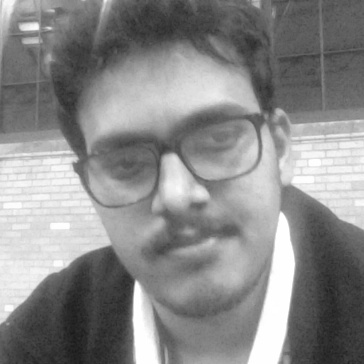
#> input picture python-ardrone/dataset/face-1.19.jpg, 364 x 364 px, given in place of the camera
$ jupyter execute Untitled.ipynb   (shell and % lines are left out)   (older library calls are emulated)
#> lines starting #> are read from the running program, lines starting #| are printed output that depends on the picture; after the words box and inside, x2 and y2 are one past the last pixel; in counts of white or black regions, pixels touching at a corner belong together
[cell 1]
import cv2
import os

[cell 2]
cam = cv2.VideoCapture(-1)
cam.open(0)

detector=cv2.CascadeClassifier('face.xml')
i=0
offset=50
type(cam)
print(cam.read())

[cell 3]
name=input('enter your id')
#> the answer given: dataset/face-1.19.jpg

[cell 4]
while(cam.isOpened()):
    ret, im =cam.read()
#> im is the input picture: shape (364, 364, 3); min 25, max 255, mean 137.7
    path = '/home/kshea/Projects/Drone/python-ardrone/dataset'


    gray=cv2.cvtColor(im,cv2.COLOR_BGR2GRAY)
    faces=detector.detectMultiScale(gray, scaleFactor=1.2, minNeighbors=5, minSize=(100, 100), flags=cv2.CASCADE_SCALE_IMAGE)
#> faces = [[54, 55, 246, 246]]
    for(x,y,w,h) in faces:
        i=i+1
        cv2.imwrite(os.path.join(path , "face-"+name +'.'+ str(i) + ".jpg"), gray[y-offset:y+h+offset,x-offset:x+w+offset])
        cv2.rectangle(im,(x-50,y-50),(x+w+50,y+h+50),(225,0,0),2)
        cv2.imshow('im',im[y-offset:y+h+offset,x-offset:x+w+offset])
        cv2.waitKey(1000)
#> this loop made 1 pass
#> (x, y, w, h, i) on pass 1: (54, 55, 246, 246, 1)
#> pass 1, `cv2.imwrite(os.path.join(path , "face-"+name +'.'+ str(i) + ".jpg"), g..`:
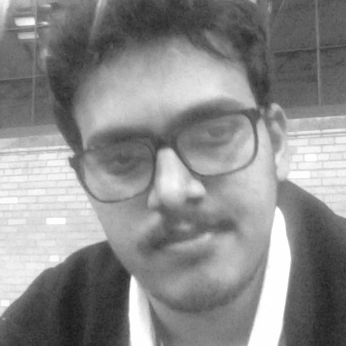
#> saved as face-1.19.jpg.1.jpg: shape (346, 346); min 26, max 255, mean 139
#> pass 1, `cv2.imshow('im',im[y-offset:y+h+offset,x-offset:x+w+offset])`:
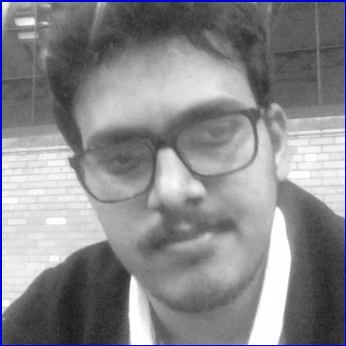
#> window 'im': shape (346, 346, 3); mean B, G, R 140.5, 136.6, 136.6
#> after the loop:
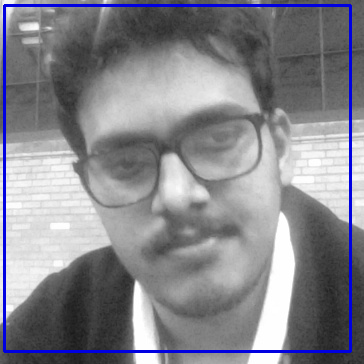
#> im: shape (364, 364, 3); 3.13% of pixels changed, all inside (x1, y1, x2, y2) = (3, 4, 352, 353)
#> after the loop, i = 1
    if i>50:
        cam.release()
        cv2.destroyAllWindows()
        break

$ run again, on python-ardrone/dataset/face-1.21.jpg
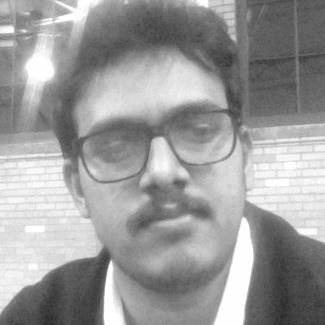
#> input picture python-ardrone/dataset/face-1.21.jpg, 325 x 325 px, given in place of the camera
#> im is the input picture: shape (325, 325, 3); min 41, max 255, mean 154.7
#> faces = [[50, 49, 217, 217]]
#> the loop `for(x,y,w,h) in faces:` made 1 pass
#> (x, y, w, h, i) on pass 1: (50, 49, 217, 217, 1)
#> after the loop `for(x,y,w,h) in faces:`:
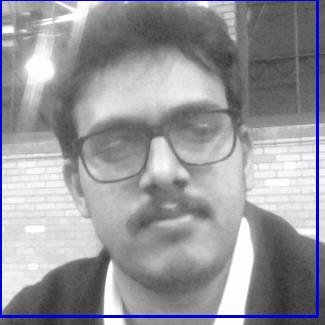
#> im: shape (325, 325, 3); 2.69% of pixels changed, all inside (x1, y1, x2, y2) = (0, 0, 319, 318)
#> after the loop `for(x,y,w,h) in faces:`: i = 1

$ run again, on python-ardrone/dataset/face-2.29.jpg
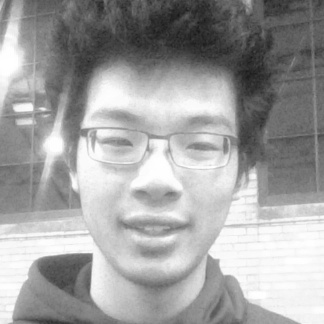
#> input picture python-ardrone/dataset/face-2.29.jpg, 324 x 324 px, given in place of the camera
#> im is the input picture: shape (324, 324, 3); min 24, max 255, mean 161.3
#> faces = [[48, 50, 223, 223]]
#> the loop `for(x,y,w,h) in faces:` made 1 pass
#> (x, y, w, h, i) on pass 1: (48, 50, 223, 223, 1)
#> after the loop `for(x,y,w,h) in faces:`:
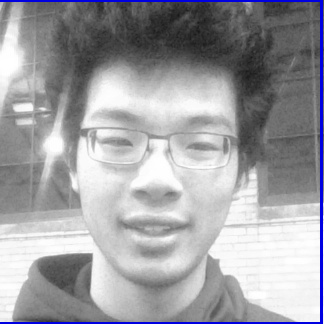
#> im: shape (324, 324, 3); 2.15% of pixels changed, all inside (x1, y1, x2, y2) = (0, 0, 323, 324)
#> after the loop `for(x,y,w,h) in faces:`: i = 1
